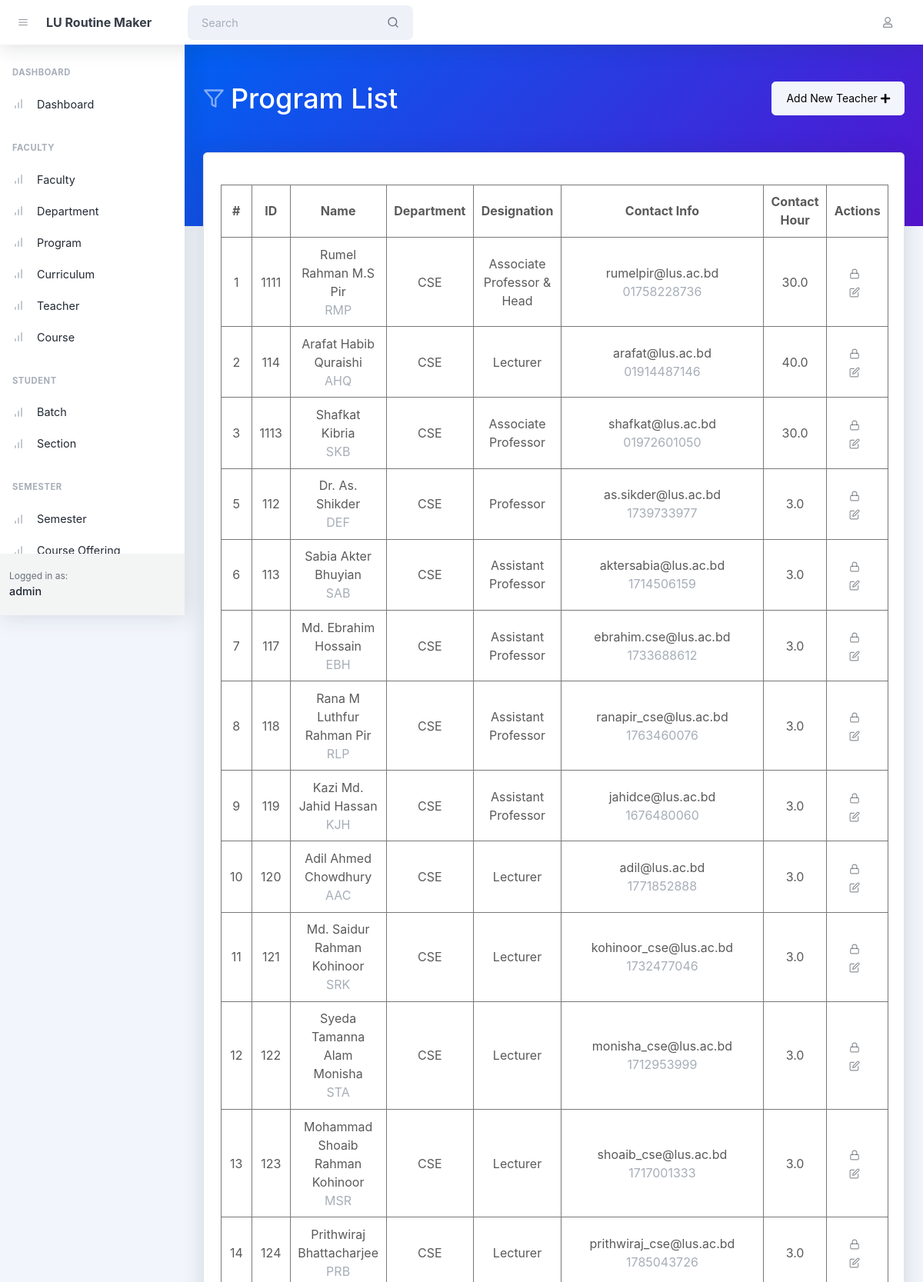
Screenshot of /teachers/ (signed in, upper part) with the database file from the repository.
### faculty/models.py (models this page shows, shortened)
class Teacher(AbstractTimestampModel):
    class FacultyType(models.TextChoices):
        PERMANENT = 'permanent', _('Permanent')
        Other = 'other', _('other')
    teacher_id = models.CharField(verbose_name=_(
        'Teacher ID'), max_length=255, unique=True)
    first_name = models.CharField(verbose_name=_('First Name'), max_length=128)
    last_name = models.CharField(verbose_name=_('Last Name'), max_length=128)
    name_initials = models.CharField(verbose_name=_(
        'Name Initials'), max_length=32, unique=True)
    department = models.ForeignKey(
        verbose_name=_('Department'),
        to='faculty.Department',
        related_name='teachers',
        on_delete=models.SET_NULL,
        null=True
    )
    designation = models.CharField(
        verbose_name=_('Designation'), max_length=255)
    type = models.CharField(
        verbose_name=_('Faculty Type'),
        choices=FacultyType.choices,
        max_length=12,
        default='permanent'
    )
    contact_number = models.CharField(
        verbose_name=_('Contact Number'), max_length=20)
    email = models.EmailField(verbose_name=_('Email'))
    contact_hour = models.FloatField(verbose_name=_('Contact Hour'))
    class Meta:
        verbose_name = _('Teacher')
        verbose_name_plural = _('Teachers')

class Department(AbstractTimestampModel):
    department_id = models.CharField(verbose_name=_(
        'Short Code'), max_length=32, unique=True)
    title = models.CharField(verbose_name=_(
        'Title'), max_length=255, unique=True)
    faculty = models.ForeignKey(
        verbose_name=_('Faculty'),
        to='faculty.Faculty',
        related_name='departments',
        on_delete=models.SET_NULL,
        null=True
    )
    class Meta:
        verbose_name = _('Department')
        verbose_name_plural = _('Departments')

### faculty/views.py (the view)
# urls.py: path('teachers/', views.TeacherListView.as_view(), name='teacher_list'),
@method_decorator(login_required, name='dispatch')
class TeacherListView(ListView):
    model = Teacher
    template_name = 'teacher_list.html'
    context_object_name = 'teachers'
    def get_context_data(self, **kwargs):
        context = super().get_context_data(**kwargs)
        context['user'] = self.request.user
        return context

### faculty/templates/teacher_list.html (shortened to what this page needs)
{% extends 'base.html' %} {% block body_header %}
<header
  class="page-header page-header-dark bg-gradient-primary-to-secondary pb-10"
>
  <div class="container-xl px-4">
    <div class="page-header-content pt-4">
      <div class="d-flex justify-content-between">
        <div class="col-auto mt-4">
          <h1 class="page-header-title">
            <div class="page-header-icon"><i data-feather="filter"></i></div>
            Program List
          </h1>
        </div>
        <div class="mt-4">
          <a href="{% url 'faculty:teacher_create' %}" class="btn btn-light"
            >Add New Teacher&nbsp;<i class="fas fa-plus"></i>
          </a>
        </div>
      </div>
    </div>
  </div>
</header>
{% endblock body_header %} {% block body %}
<div class="container-xl px-4 mt-n10">
  <div class="card mb-4">
    <div class="card-body">
      <table id="datatablesSimple">
        <thead>
          <tr>
            <th>#</th>
            <th>ID</th>
            <th>Name</th>
            <th>Department</th>
            <th>Designation</th>
            <th>Contact Info</th>
            <th>Contact Hour</th>
            <th>Actions</th>
          </tr>
        </thead>
        <tbody>
          {% for teacher in teachers %}
          <tr>
            <td>{{teacher.id}}</td>
            <td>{{teacher.teacher_id}}</td>
            <td>
              {{ teacher.first_name }} {{teacher.last_name}}
              <p class="text-muted m-0">{{teacher.name_initials}}</p>
            </td>
            <td>{{ teacher.department.department_id }}</td>
            <td>{{ teacher.designation }}</td>
            <td>
              {{ teacher.email }}
              <p class="text-muted m-0">{{teacher.contact_number}}</p>
            </td>
            <td>{{ teacher.contact_hour }}</td>
            <td class="text-center">
              <button
                class="btn btn-datatable btn-icon btn-transparent-dark me-2"
                onclick="genResetLink({{teacher.id}})"
                data-bs-toggle="modal"
                data-bs-target="#exampleModal"
              >
                <i data-feather="lock"></i>
              </button>
              <a
                href="{% url 'faculty:teacher_update' %}?id={{teacher.id}}"
                class="btn btn-datatable btn-icon btn-transparent-dark me-2"
                ><i data-feather="edit"></i
              ></a>
            </td>
          </tr>
          {% endfor %}
        </tbody>
      </table>
    </div>
  </div>
</div>
{% endblock %}

### rows the page displays
Teacher: id "1", teacher_id "1111", first_name "Rumel Rahman", last_name "M.S Pir", name_initials "RMP", department.department_id "CSE", designation "Associate Professor & Head", email "rumelpir@lus.ac.bd", contact_number "01758228736", contact_hour "30.0"
Teacher: id "2", teacher_id "114", first_name "Arafat Habib", last_name "Quraishi", name_initials "AHQ", department.department_id "CSE", designation "Lecturer", email "arafat@lus.ac.bd", contact_number "01914487146", contact_hour "40.0"
Teacher: id "3", teacher_id "1113", first_name "Shafkat", last_name "Kibria", name_initials "SKB", department.department_id "CSE", designation "Associate Professor", email "shafkat@lus.ac.bd", contact_number "01972601050", contact_hour "30.0"
Teacher: id "5", teacher_id "112", first_name "Dr.", last_name "As. Shikder", name_initials "DEF", department.department_id "CSE", designation "Professor", email "as.sikder@lus.ac.bd", contact_number "1739733977", contact_hour "3.0"
Teacher: id "6", teacher_id "113", first_name "Sabia", last_name "Akter Bhuyian", name_initials "SAB", department.department_id "CSE", designation "Assistant Professor", email "aktersabia@lus.ac.bd", contact_number "1714506159", contact_hour "3.0"
Teacher: id "7", teacher_id "117", first_name "Md. Ebrahim", last_name "Hossain", name_initials "EBH", department.department_id "CSE", designation "Assistant Professor", email "ebrahim.cse@lus.ac.bd", contact_number "1733688612", contact_hour "3.0"
Teacher: id "8", teacher_id "118", first_name "Rana M", last_name "Luthfur Rahman Pir", name_initials "RLP", department.department_id "CSE", designation "Assistant Professor", email "ranapir_cse@lus.ac.bd", contact_number "1763460076", contact_hour "3.0"
Teacher: id "9", teacher_id "119", first_name "Kazi Md.", last_name "Jahid Hassan", name_initials "KJH", department.department_id "CSE", designation "Assistant Professor", email "jahidce@lus.ac.bd", contact_number "1676480060", contact_hour "3.0"
Teacher: id "10", teacher_id "120", first_name "Adil Ahmed", last_name "Chowdhury", name_initials "AAC", department.department_id "CSE", designation "Lecturer", email "adil@lus.ac.bd", contact_number "1771852888", contact_hour "3.0"
Teacher: id "11", teacher_id "121", first_name "Md. Saidur", last_name "Rahman Kohinoor", name_initials "SRK", department.department_id "CSE", designation "Lecturer", email "kohinoor_cse@lus.ac.bd", contact_number "1732477046", contact_hour "3.0"
Teacher: id "12", teacher_id "122", first_name "Syeda Tamanna", last_name "Alam Monisha", name_initials "STA", department.department_id "CSE", designation "Lecturer", email "monisha_cse@lus.ac.bd", contact_number "1712953999", contact_hour "3.0"
Teacher: id "13", teacher_id "123", first_name "Mohammad Shoaib", last_name "Rahman Kohinoor", name_initials "MSR", department.department_id "CSE", designation "Lecturer", email "shoaib_cse@lus.ac.bd", contact_number "1717001333", contact_hour "3.0"
Teacher: id "14", teacher_id "124", first_name "Prithwiraj", last_name "Bhattacharjee", name_initials "PRB", department.department_id "CSE", designation "Lecturer", email "prithwiraj_cse@lus.ac.bd", contact_number "1785043726", contact_hour "3.0"
